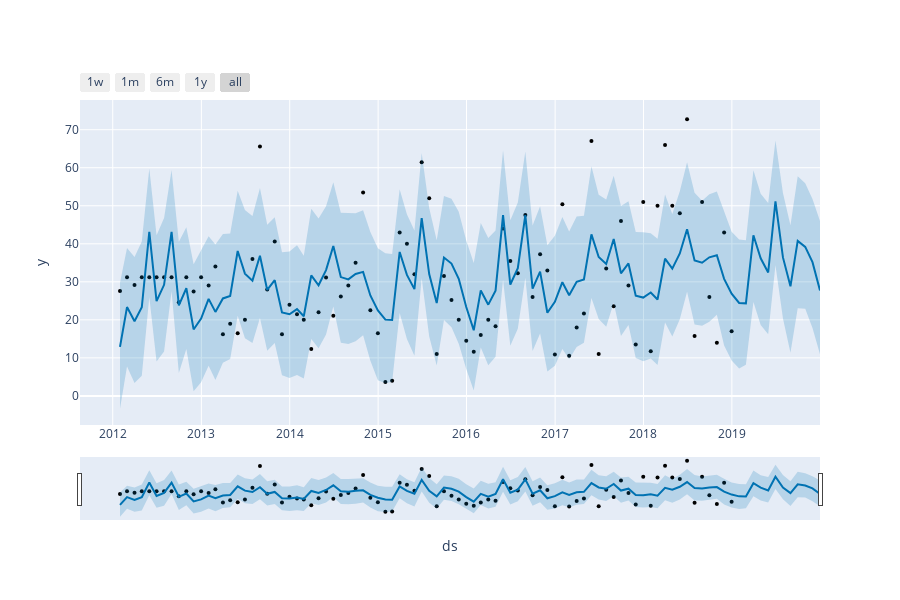

This figure's notebook cell:
### Code cell
# alternative use plotly interactive model
plot_plotly(model, predict)
